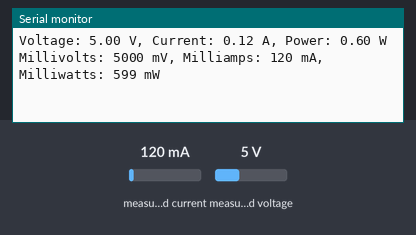
A sketch run on a simulated ESP32. On the bench: the last lines printed to the serial monitor. The test bench sets the inputs (shaded band); at power-on: measured current 120 mA, measured voltage 5 V. WiFi joins after 1.5 s; servers stay silent unless stated.

Above: at 3.0 s.
3.1 s: measured current set to 40 mA
At 4.2 s:
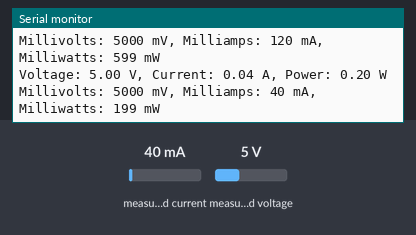
4.6 s: measured voltage set to 0.3 V
At 6.0 s:
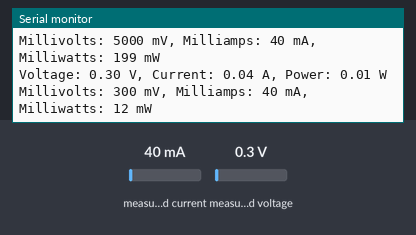
6.1 s: measured current set to 500 mA
At 9.2 s:
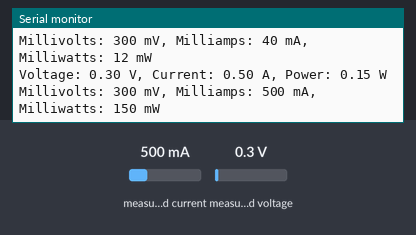
Timing chart, 0 to 10.7 s (numbered marks = the images above; inputs shaded):
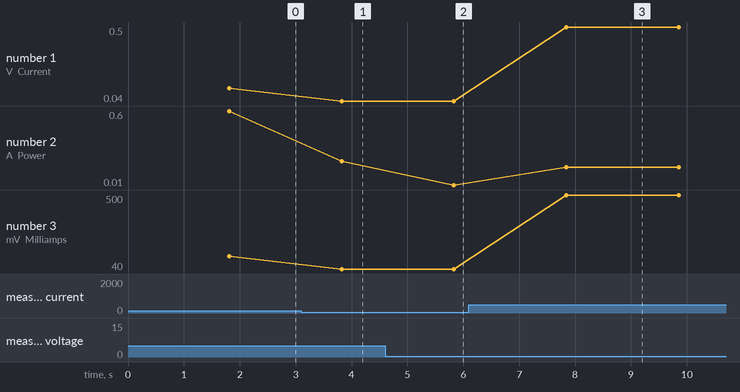

The sketch:

blynk_esp32_ina219.ino
```cpp
#include <Wire.h>
#include <Adafruit_INA219.h>

// Убедитесь, что эти строки находятся перед подключением Blynk
#define BLYNK_TEMPLATE_ID "*************" // Замените на id прибора Blynk
#define BLYNK_TEMPLATE_NAME "********" // Замените на ваше имя прибора Blynk
char auth[] = "*******************************"; // Замените на ваш токен Blynk

// Wi-Fi настройки
const char* ssid = "*****"; // Замените на имя вашей Wi-Fi сети
const char* password = "*******"; // Замените на пароль вашей Wi-Fi сети

#include <BlynkSimpleEsp32.h>

// Инициализация INA219
Adafruit_INA219 ina219;

// Переменные для хранения значений
float voltage = 0;      // Вольты
float current = 0;      // Амперы
float power = 0;        // Ватты

// Переменные для милли-единиц
int millivolts = 0;     // Милливольты
int milliamps = 0;      // Миллиамперы
int milliwatts = 0;     // Милливатты

void setup() {
  Serial.begin(115200);
  Blynk.begin(auth, ssid, password);
  ina219.begin();
}

void loop() {
  Blynk.run();

  // Чтение данных с INA219
  voltage = ina219.getBusVoltage_V();
  current = ina219.getCurrent_mA() / 1000.0;  // Амперы
  power = voltage * current;  // Ватты

  // Вычисление милли-единиц
  millivolts = voltage * 1000;    // Вольты в милливольты
  milliamps = ina219.getCurrent_mA(); // Прямое чтение в миллиамперах
  milliwatts = power * 1000;      // Ватты в милливатты

  // Отправка данных в Blynk
  Blynk.virtualWrite(V0, voltage);      // Вольты (V)
  Blynk.virtualWrite(V1, current);      // Амперы (A)
  Blynk.virtualWrite(V2, power);        // Ватты (W)

  Blynk.virtualWrite(V3, millivolts);   // Милливольты (mV)
  Blynk.virtualWrite(V4, milliamps);    // Миллиамперы (mA)
  Blynk.virtualWrite(V5, milliwatts);   // Милливатты (mW)

  // Отладочная информация
  Serial.print("Voltage: ");
  Serial.print(voltage, 2);
  Serial.print(" V, Current: ");
  Serial.print(current, 2);
  Serial.print(" A, Power: ");
  Serial.print(power, 2);
  Serial.println(" W");
  Serial.print("Millivolts: ");
  Serial.print(millivolts);
  Serial.print(" mV, Milliamps: ");
  Serial.print(milliamps);
  Serial.print(" mA, Milliwatts: ");
  Serial.print(milliwatts);
  Serial.println(" mW");

  // Задержка между обновлениями
  delay(2000);  // Обновление каждую 1 секунду
}
```

Measured:
- after the input at 3.1 s, the serial monitor: prints a new line after 0.72 s (image 1)
- after the input at 4.6 s, the serial monitor: prints a new line after 1.2 s (image 2)
- after the input at 6.1 s, the serial monitor: prints a new line after 1.7 s (image 3)
- plotted number 1: 0.12 → 0.04 after the input at 3.1 s, 0.04 → 0.5 after the input at 6.1 s
- plotted number 2: 0.6 → 0.2 after the input at 3.1 s, 0.2 → 0.01 after the input at 4.6 s, 0.01 → 0.15 after the input at 6.1 s
- plotted number 3: 120 → 40 after the input at 3.1 s, 40 → 500 after the input at 6.1 s
